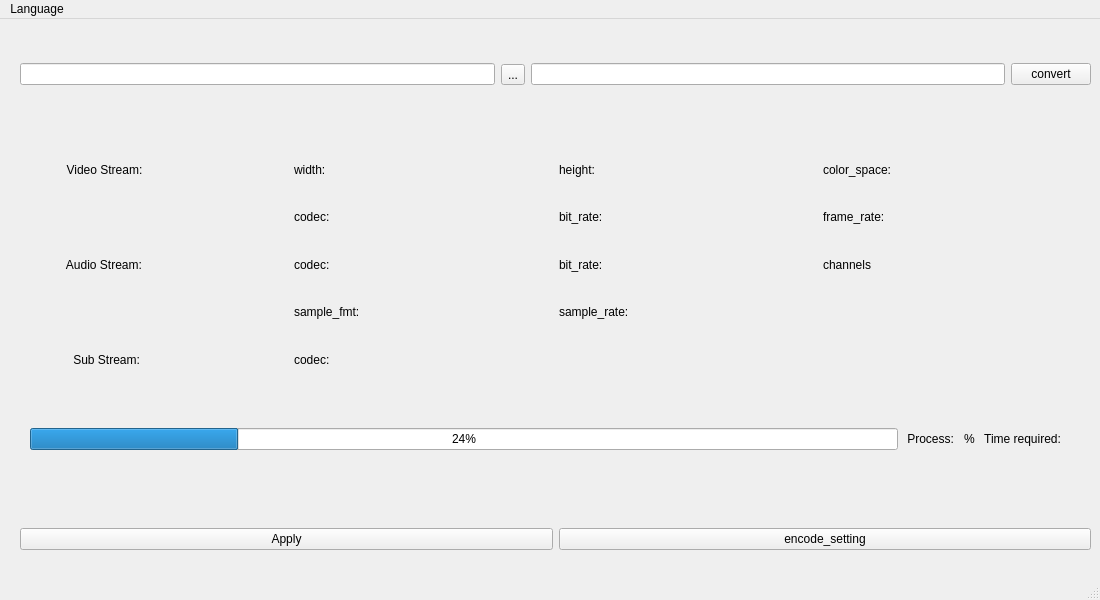
<?xml version="1.0" encoding="UTF-8"?>
<ui version="4.0">
 <class>OpenConverter</class>
 <widget class="QMainWindow" name="OpenConverter">
  <property name="geometry">
   <rect>
    <x>0</x>
    <y>0</y>
    <width>1100</width>
    <height>600</height>
   </rect>
  </property>
  <property name="windowTitle">
   <string>MainWindow</string>
  </property>
  <widget class="QWidget" name="centralwidget">
   <widget class="QWidget" name="horizontalLayoutWidget_2">
    <property name="geometry">
     <rect>
      <x>20</x>
      <y>480</y>
      <width>1071</width>
      <height>81</height>
     </rect>
    </property>
    <layout class="QHBoxLayout" name="horizontalLayout_2">
     <item>
      <widget class="QPushButton" name="pushButton_apply">
       <property name="text">
        <string>Apply</string>
       </property>
      </widget>
     </item>
     <item>
      <widget class="QPushButton" name="pushButton_encodeSetting">
       <property name="text">
        <string>encode_setting</string>
       </property>
      </widget>
     </item>
    </layout>
   </widget>
   <widget class="QWidget" name="horizontalLayoutWidget_3">
    <property name="geometry">
     <rect>
      <x>30</x>
      <y>380</y>
      <width>1051</width>
      <height>80</height>
     </rect>
    </property>
    <layout class="QHBoxLayout" name="horizontalLayout_3">
     <item>
      <widget class="QProgressBar" name="progressBar">
       <property name="value">
        <number>24</number>
       </property>
      </widget>
     </item>
     <item>
      <widget class="QLabel" name="label_process">
       <property name="text">
        <string> Process: </string>
       </property>
      </widget>
     </item>
     <item>
      <widget class="QLabel" name="label_processResult">
       <property name="text">
        <string>%</string>
       </property>
      </widget>
     </item>
     <item>
      <widget class="QLabel" name="label_timeRequired">
       <property name="text">
        <string> Time required:  </string>
       </property>
      </widget>
     </item>
     <item>
      <widget class="QLabel" name="label_timeRequiredResult">
       <property name="text">
        <string/>
       </property>
      </widget>
     </item>
    </layout>
   </widget>
   <widget class="QWidget" name="gridLayoutWidget">
    <property name="geometry">
     <rect>
      <x>30</x>
      <y>130</y>
      <width>1051</width>
      <height>231</height>
     </rect>
    </property>
    <layout class="QGridLayout" name="gridLayout">
     <item row="3" column="4">
      <widget class="QLabel" name="label_sampleRate">
       <property name="text">
        <string>sample_rate:</string>
       </property>
      </widget>
     </item>
     <item row="1" column="5">
      <widget class="QLabel" name="label_videoBitRateResult">
       <property name="text">
        <string/>
       </property>
      </widget>
     </item>
     <item row="2" column="0">
      <widget class="QLabel" name="label_audioStream">
       <property name="text">
        <string>           Audio Stream:</string>
       </property>
      </widget>
     </item>
     <item row="0" column="6">
      <widget class="QLabel" name="label_colorSpace">
       <property name="text">
        <string>color_space:</string>
       </property>
      </widget>
     </item>
     <item row="1" column="3">
      <widget class="QLabel" name="label_videoCodecResult">
       <property name="text">
        <string/>
       </property>
      </widget>
     </item>
     <item row="1" column="7">
      <widget class="QLabel" name="label_frameRateResult">
       <property name="text">
        <string/>
       </property>
      </widget>
     </item>
     <item row="0" column="0">
      <widget class="QLabel" name="label_videoStream">
       <property name="text">
        <string>           Video Stream:</string>
       </property>
      </widget>
     </item>
     <item row="1" column="6">
      <widget class="QLabel" name="label_frameRate">
       <property name="text">
        <string>frame_rate:</string>
       </property>
      </widget>
     </item>
     <item row="2" column="5">
      <widget class="QLabel" name="label_audioBitRateResult">
       <property name="text">
        <string/>
       </property>
      </widget>
     </item>
     <item row="1" column="4">
      <widget class="QLabel" name="label_videoBitRate">
       <property name="text">
        <string>bit_rate:</string>
       </property>
      </widget>
     </item>
     <item row="4" column="2">
      <widget class="QLabel" name="label_subCodec">
       <property name="text">
        <string>codec:</string>
       </property>
      </widget>
     </item>
     <item row="0" column="4">
      <widget class="QLabel" name="label_height">
       <property name="text">
        <string>height:</string>
       </property>
      </widget>
     </item>
     <item row="2" column="4">
      <widget class="QLabel" name="label_audioBitRate">
       <property name="text">
        <string>bit_rate:</string>
       </property>
      </widget>
     </item>
     <item row="3" column="3">
      <widget class="QLabel" name="label_sampleFmtResult">
       <property name="text">
        <string/>
       </property>
      </widget>
     </item>
     <item row="0" column="2">
      <widget class="QLabel" name="label_width">
       <property name="text">
        <string>width:</string>
       </property>
      </widget>
     </item>
     <item row="2" column="7">
      <widget class="QLabel" name="label_channelsResult">
       <property name="text">
        <string/>
       </property>
      </widget>
     </item>
     <item row="3" column="2">
      <widget class="QLabel" name="label_sampleFmt">
       <property name="text">
        <string>sample_fmt:</string>
       </property>
      </widget>
     </item>
     <item row="1" column="2">
      <widget class="QLabel" name="label_videoCodec">
       <property name="text">
        <string>codec:</string>
       </property>
      </widget>
     </item>
     <item row="2" column="3">
      <widget class="QLabel" name="label_audioCodecResult">
       <property name="text">
        <string/>
       </property>
      </widget>
     </item>
     <item row="0" column="5">
      <widget class="QLabel" name="label_heightResult">
       <property name="text">
        <string/>
       </property>
      </widget>
     </item>
     <item row="2" column="6">
      <widget class="QLabel" name="label_channels">
       <property name="text">
        <string>channels</string>
       </property>
      </widget>
     </item>
     <item row="0" column="3">
      <widget class="QLabel" name="label_widthResult">
       <property name="text">
        <string/>
       </property>
      </widget>
     </item>
     <item row="0" column="7">
      <widget class="QLabel" name="label_colorSpaceResult">
       <property name="text">
        <string/>
       </property>
      </widget>
     </item>
     <item row="4" column="0">
      <widget class="QLabel" name="label_subStream">
       <property name="text">
        <string>             Sub Stream: </string>
       </property>
      </widget>
     </item>
     <item row="2" column="2">
      <widget class="QLabel" name="label_audioCodec">
       <property name="text">
        <string>codec:</string>
       </property>
      </widget>
     </item>
     <item row="3" column="5">
      <widget class="QLabel" name="label_sampleRateResult">
       <property name="text">
        <string/>
       </property>
      </widget>
     </item>
     <item row="0" column="1">
      <widget class="QLabel" name="label_videoStreamResult">
       <property name="text">
        <string/>
       </property>
      </widget>
     </item>
     <item row="2" column="1">
      <widget class="QLabel" name="label_audioStreamResult">
       <property name="text">
        <string/>
       </property>
      </widget>
     </item>
     <item row="4" column="1">
      <widget class="QLabel" name="label_subStreamResult">
       <property name="text">
        <string/>
       </property>
      </widget>
     </item>
    </layout>
   </widget>
   <widget class="QWidget" name="horizontalLayoutWidget">
    <property name="geometry">
     <rect>
      <x>20</x>
      <y>10</y>
      <width>1071</width>
      <height>91</height>
     </rect>
    </property>
    <layout class="QHBoxLayout" name="horizontalLayout">
     <item>
      <widget class="QLineEdit" name="lineEdit_inputFile">
       <property name="text">
        <string/>
       </property>
      </widget>
     </item>
     <item>
      <widget class="QToolButton" name="toolButton">
       <property name="text">
        <string>...</string>
       </property>
      </widget>
     </item>
     <item>
      <widget class="QLineEdit" name="lineEdit_outputFile">
       <property name="text">
        <string/>
       </property>
      </widget>
     </item>
     <item>
      <widget class="QPushButton" name="pushButton_convert">
       <property name="text">
        <string>convert</string>
       </property>
      </widget>
     </item>
    </layout>
   </widget>
  </widget>
  <widget class="QMenuBar" name="menubar">
   <property name="geometry">
    <rect>
     <x>0</x>
     <y>0</y>
     <width>1100</width>
     <height>24</height>
    </rect>
   </property>
   <widget class="QMenu" name="menuLanguage">
    <property name="title">
     <string>Language</string>
    </property>
    <addaction name="english"/>
    <addaction name="chinese"/>
   </widget>
   <addaction name="menuLanguage"/>
  </widget>
  <widget class="QStatusBar" name="statusBar"/>
  <action name="english">
   <property name="text">
    <string>English</string>
   </property>
  </action>
  <action name="chinese">
   <property name="text">
    <string>Chinese</string>
   </property>
  </action>
 </widget>
 <resources/>
 <connections/>
</ui>
